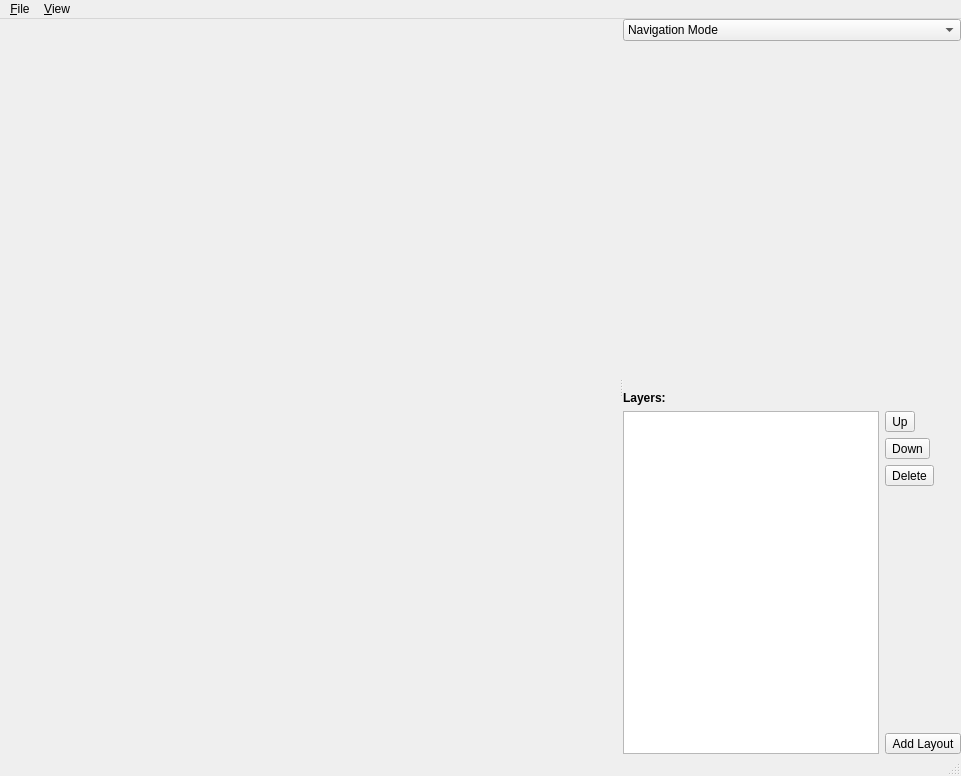
<?xml version="1.0" encoding="UTF-8"?>
<ui version="4.0">
 <class>ClassificationWorkflowWindow</class>
 <widget class="QMainWindow" name="ClassificationWorkflowWindow">
  <property name="geometry">
   <rect>
    <x>0</x>
    <y>0</y>
    <width>961</width>
    <height>776</height>
   </rect>
  </property>
  <property name="windowTitle">
   <string>Ilastik Classification Workflow</string>
  </property>
  <widget class="QWidget" name="centralwidget">
   <layout class="QVBoxLayout" name="verticalLayout_3">
    <property name="margin">
     <number>0</number>
    </property>
    <item>
     <widget class="QSplitter" name="splitter">
      <property name="orientation">
       <enum>Qt::Horizontal</enum>
      </property>
      <widget class="VolumeEditorWidget" name="volumeEditorWidget" native="true">
       <property name="sizePolicy">
        <sizepolicy hsizetype="Expanding" vsizetype="Expanding">
         <horstretch>99</horstretch>
         <verstretch>0</verstretch>
        </sizepolicy>
       </property>
      </widget>
      <widget class="QWidget" name="widget" native="true">
       <property name="sizePolicy">
        <sizepolicy hsizetype="Minimum" vsizetype="Minimum">
         <horstretch>0</horstretch>
         <verstretch>0</verstretch>
        </sizepolicy>
       </property>
       <layout class="QVBoxLayout" name="verticalLayout_2">
        <item>
         <widget class="QComboBox" name="interactionComboBox">
          <property name="maxVisibleItems">
           <number>10</number>
          </property>
          <item>
           <property name="text">
            <string>Navigation Mode</string>
           </property>
          </item>
          <item>
           <property name="text">
            <string>Brushing Mode</string>
           </property>
          </item>
         </widget>
        </item>
        <item>
         <spacer name="verticalSpacer_2">
          <property name="orientation">
           <enum>Qt::Vertical</enum>
          </property>
          <property name="sizeHint" stdset="0">
           <size>
            <width>20</width>
            <height>10</height>
           </size>
          </property>
         </spacer>
        </item>
        <item>
         <widget class="QLabel" name="label_2">
          <property name="text">
           <string>&lt;b&gt;Layers:&lt;/b&gt;</string>
          </property>
         </widget>
        </item>
        <item>
         <widget class="QWidget" name="widget_2" native="true">
          <property name="sizePolicy">
           <sizepolicy hsizetype="Minimum" vsizetype="Preferred">
            <horstretch>0</horstretch>
            <verstretch>0</verstretch>
           </sizepolicy>
          </property>
          <layout class="QHBoxLayout" name="horizontalLayout">
           <property name="margin">
            <number>0</number>
           </property>
           <item>
            <widget class="LayerWidget" name="layerWidget">
             <property name="sizePolicy">
              <sizepolicy hsizetype="Expanding" vsizetype="Expanding">
               <horstretch>0</horstretch>
               <verstretch>0</verstretch>
              </sizepolicy>
             </property>
            </widget>
           </item>
           <item>
            <widget class="QWidget" name="widget_3" native="true">
             <layout class="QVBoxLayout" name="verticalLayout">
              <property name="margin">
               <number>0</number>
              </property>
              <item>
               <widget class="QToolButton" name="UpButton">
                <property name="toolTip">
                 <string>move layer up</string>
                </property>
                <property name="text">
                 <string>Up</string>
                </property>
                <property name="icon">
                 <iconset>
                  <normaloff>icons/go-up.png</normaloff>icons/go-up.png</iconset>
                </property>
               </widget>
              </item>
              <item>
               <widget class="QToolButton" name="DownButton">
                <property name="toolTip">
                 <string>move layer down</string>
                </property>
                <property name="text">
                 <string>Down</string>
                </property>
                <property name="icon">
                 <iconset>
                  <normaloff>icons/go-down.png</normaloff>icons/go-down.png</iconset>
                </property>
               </widget>
              </item>
              <item>
               <widget class="QToolButton" name="DeleteButton">
                <property name="toolTip">
                 <string>delete layer</string>
                </property>
                <property name="text">
                 <string>Delete</string>
                </property>
                <property name="icon">
                 <iconset>
                  <normaloff>icons/list-remove.png</normaloff>icons/list-remove.png</iconset>
                </property>
               </widget>
              </item>
              <item>
               <spacer name="verticalSpacer">
                <property name="orientation">
                 <enum>Qt::Vertical</enum>
                </property>
                <property name="sizeHint" stdset="0">
                 <size>
                  <width>20</width>
                  <height>40</height>
                 </size>
                </property>
               </spacer>
              </item>
              <item>
               <widget class="QToolButton" name="AddLayOutButton">
                <property name="toolTip">
                 <string>add new layer</string>
                </property>
                <property name="text">
                 <string>Add Layout</string>
                </property>
                <property name="icon">
                 <iconset>
                  <normaloff>icons/list-add.png</normaloff>icons/list-add.png</iconset>
                </property>
               </widget>
              </item>
             </layout>
            </widget>
           </item>
          </layout>
         </widget>
        </item>
       </layout>
      </widget>
     </widget>
    </item>
   </layout>
  </widget>
  <widget class="QMenuBar" name="menuBar">
   <property name="geometry">
    <rect>
     <x>0</x>
     <y>0</y>
     <width>961</width>
     <height>25</height>
    </rect>
   </property>
   <widget class="QMenu" name="menuFile">
    <property name="title">
     <string>&amp;File</string>
    </property>
    <addaction name="actionOpenFile"/>
    <addaction name="actionOpenStack"/>
   </widget>
   <widget class="QMenu" name="menuView">
    <property name="title">
     <string>&amp;View</string>
    </property>
    <addaction name="actionFitToScreen"/>
    <addaction name="actionToggleAllHuds"/>
    <addaction name="actionCenterAllImages"/>
    <addaction name="actionShowDebugPatches"/>
    <addaction name="separator"/>
    <addaction name="actionOnly_for_current_view"/>
    <addaction name="actionFitImage"/>
    <addaction name="actionToggleSelectedHud"/>
    <addaction name="actionCenterImage"/>
    <addaction name="actionReset_zoom"/>
    <addaction name="actionRubberBandZoom"/>
   </widget>
   <addaction name="menuFile"/>
   <addaction name="menuView"/>
  </widget>
  <widget class="QStatusBar" name="statusbar"/>
  <action name="actionOpenFile">
   <property name="icon">
    <iconset>
     <normaloff>icons/document-open.png</normaloff>icons/document-open.png</iconset>
   </property>
   <property name="text">
    <string>&amp;Open File</string>
   </property>
   <property name="iconVisibleInMenu">
    <bool>true</bool>
   </property>
  </action>
  <action name="actionFitToScreen">
   <property name="icon">
    <iconset>
     <normaloff>icons/view-fullscreen.png</normaloff>icons/view-fullscreen.png</iconset>
   </property>
   <property name="text">
    <string>&amp;Zoom to &amp;fit</string>
   </property>
   <property name="toolTip">
    <string>Fit all</string>
   </property>
   <property name="iconVisibleInMenu">
    <bool>true</bool>
   </property>
  </action>
  <action name="actionQuit">
   <property name="icon">
    <iconset>
     <normaloff>icons/process-stop.png</normaloff>icons/process-stop.png</iconset>
   </property>
   <property name="text">
    <string>&amp;Quit</string>
   </property>
   <property name="iconVisibleInMenu">
    <bool>true</bool>
   </property>
  </action>
  <action name="actionShowDebugPatches">
   <property name="checkable">
    <bool>true</bool>
   </property>
   <property name="text">
    <string>&amp;Show Debug Patches</string>
   </property>
   <property name="shortcut">
    <string>Ctrl+D</string>
   </property>
   <property name="iconVisibleInMenu">
    <bool>false</bool>
   </property>
  </action>
  <action name="actionToggleAllHuds">
   <property name="text">
    <string>Toggle huds</string>
   </property>
   <property name="toolTip">
    <string>Hide or show all huds</string>
   </property>
  </action>
  <action name="actionOnly_for_current_view">
   <property name="enabled">
    <bool>true</bool>
   </property>
   <property name="text">
    <string>Only for selected view</string>
   </property>
   <property name="font">
    <font>
     <weight>75</weight>
     <italic>true</italic>
     <bold>true</bold>
    </font>
   </property>
   <property name="iconVisibleInMenu">
    <bool>true</bool>
   </property>
  </action>
  <action name="actionFor_all_axis">
   <property name="enabled">
    <bool>false</bool>
   </property>
   <property name="text">
    <string>For all axis</string>
   </property>
   <property name="font">
    <font>
     <weight>75</weight>
     <italic>true</italic>
     <bold>true</bold>
     <strikeout>false</strikeout>
    </font>
   </property>
   <property name="menuRole">
    <enum>QAction::TextHeuristicRole</enum>
   </property>
  </action>
  <action name="actionToggleSelectedHud">
   <property name="text">
    <string>Toggle hud</string>
   </property>
   <property name="toolTip">
    <string>toggle selected hud</string>
   </property>
   <property name="shortcut">
    <string>H</string>
   </property>
   <property name="shortcutContext">
    <enum>Qt::WidgetShortcut</enum>
   </property>
  </action>
  <action name="actionCenterAllImages">
   <property name="text">
    <string>Center Images</string>
   </property>
  </action>
  <action name="actionCenterImage">
   <property name="text">
    <string>Center Image</string>
   </property>
   <property name="shortcut">
    <string>C</string>
   </property>
   <property name="shortcutContext">
    <enum>Qt::WidgetShortcut</enum>
   </property>
  </action>
  <action name="actionFitImage">
   <property name="text">
    <string>Fit image</string>
   </property>
   <property name="toolTip">
    <string>fit image into view</string>
   </property>
   <property name="shortcut">
    <string>F</string>
   </property>
   <property name="shortcutContext">
    <enum>Qt::ApplicationShortcut</enum>
   </property>
  </action>
  <action name="actionReset_zoom">
   <property name="text">
    <string>Reset zoom</string>
   </property>
   <property name="toolTip">
    <string>reset zoom</string>
   </property>
   <property name="shortcut">
    <string>W</string>
   </property>
  </action>
  <action name="actionRubberBandZoom">
   <property name="text">
    <string>Rubber band zoom</string>
   </property>
   <property name="toolTip">
    <string>Zoom selected area</string>
   </property>
   <property name="shortcut">
    <string>R</string>
   </property>
  </action>
  <action name="actionOpenStack">
   <property name="icon">
    <iconset>
     <normaloff>icons/document-open.png</normaloff>icons/document-open.png</iconset>
   </property>
   <property name="text">
    <string>Open &amp;Stack</string>
   </property>
  </action>
 </widget>
 <customwidgets>
  <customwidget>
   <class>LayerWidget</class>
   <extends>QListView</extends>
   <header>volumina.widgets.layerwidget</header>
  </customwidget>
  <customwidget>
   <class>VolumeEditorWidget</class>
   <extends>QWidget</extends>
   <header>volumina.volumeEditorWidget</header>
  </customwidget>
 </customwidgets>
 <resources/>
 <connections/>
</ui>
